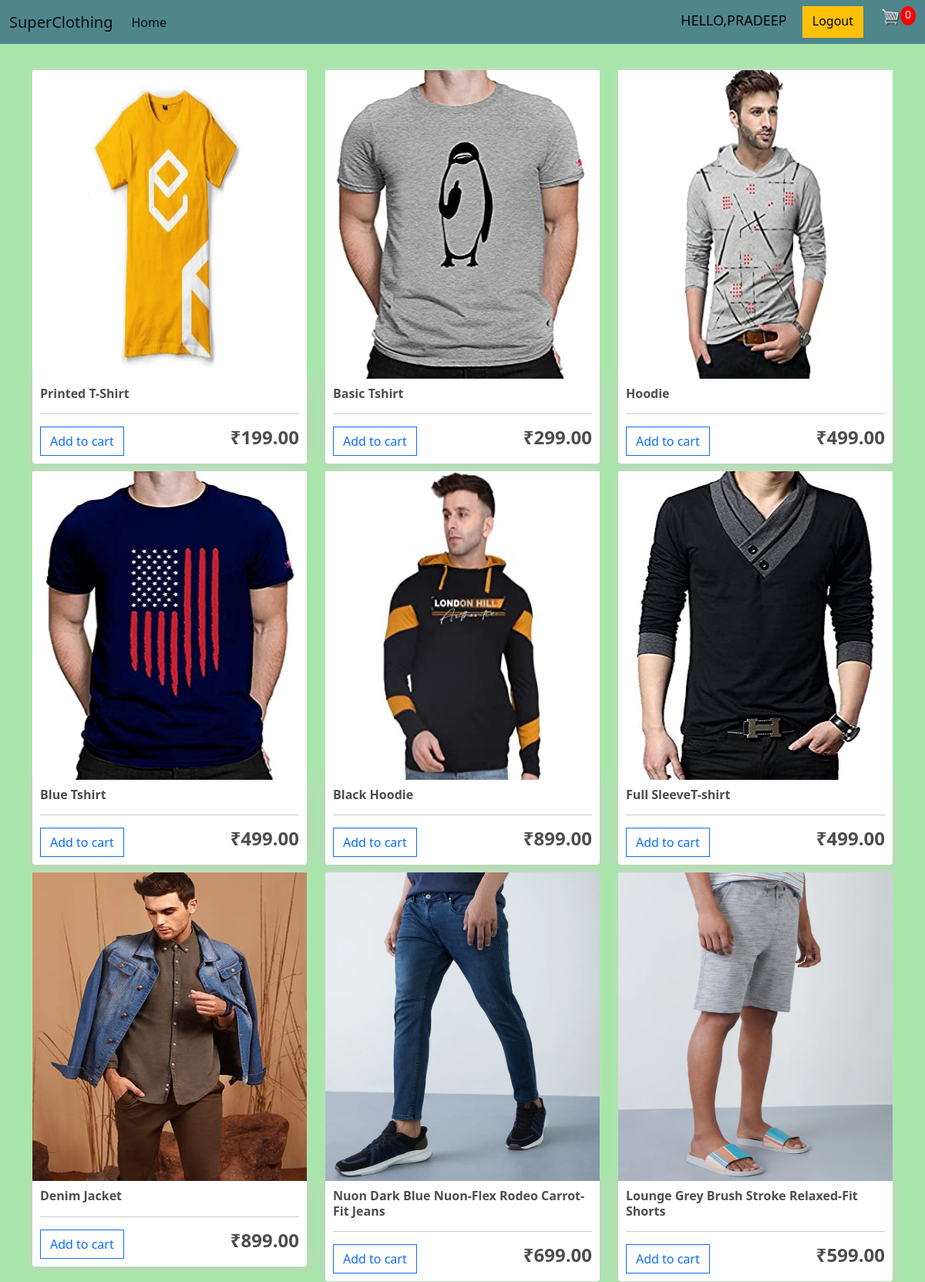
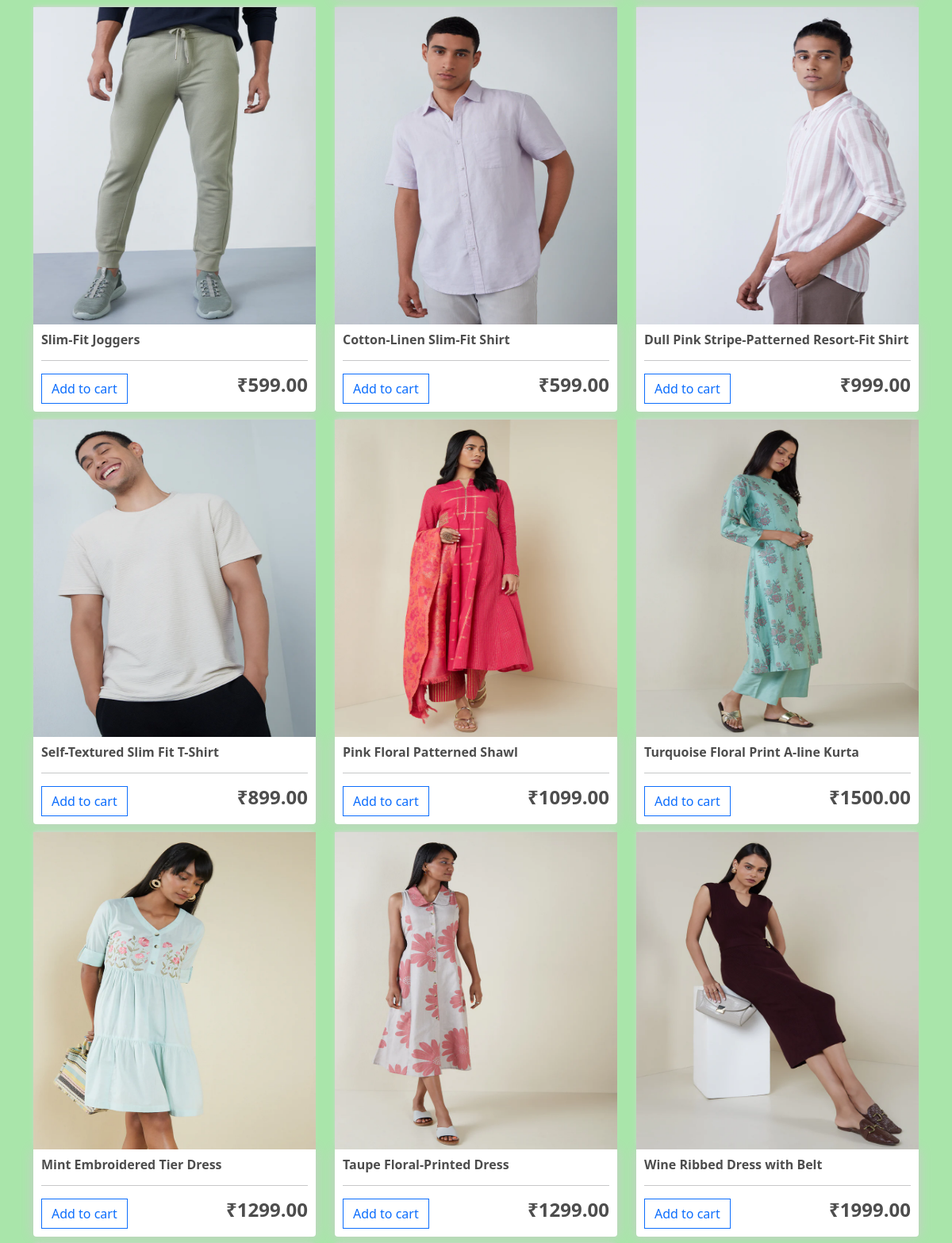
The app's page / (signed in, upper part) with its own data (2 pictures, top to bottom).
### store/models.py (models this page shows, shortened)
class Product(models.Model):
    name = models.CharField(max_length=200,null=True)
    price = models.FloatField()
    digital = models.BooleanField(default=False,null=True,blank=True)
    image = models.ImageField(null=True,blank=True)
    @property
    def imageURL(self):
        try:
            url = self.image.url
        except:
            url = ''
        return url

### store/views.py (the view)
# urls.py: path('', include('store.urls')),
def store(request):
    data = cartData(request)
    cartItems = data['cartItems']
    products = Product.objects.all()
    context={'products':products,'cartItems':cartItems}
    return render(request,'store/store.html',context)

### store/models.py (called while the page is built)
    @property
    def get_cart_items(self):
        orderitems = self.orderitem_set.all()
        total = sum([item.quantity for item in orderitems])
        return total

### store/utils.py (called while the page is built)
def cartData(request):
    if request.user.is_authenticated:
        customer = request.user.customer
        order, created = Order.objects.get_or_create(customer=customer,complete=False)
        items = order.orderitem_set.all()
        cartItems = order.get_cart_items
    else:
        cookieData = cookieCart(request)
        cartItems = cookieData['cartItems']
        order = cookieData['order']
        items = cookieData['items']
    return {'items':items,'order':order,'cartItems':cartItems}

### store/templates/store/store.html
{% extends 'store/main.html' %}
{% load static %}
{% block content %}
    <div class="row">
        {% for product in products %}
        <div class="col-lg-4">
            <img class="thumbnail"src="{{product.imageURL}}">
            <div class="box-element product">
                <h6><strong>{{product.name}}</strong></h6>
                <hr>
                <button data-product={{product.id}} data-action="add" class="btn btn-outline-primary add-btn update-cart">Add to cart</button>
                <h4 style="display: inline-block; float: right"><strong>&#x20b9;{{product.price|floatformat:2}}</strong></h4>
            </div>
        </div>
        {% endfor %}
    </div>
{% endblock content %}

### store/templates/store/main.html (shortened to what this page needs)
<!DOCTYPE html>
{%load static %}
<html>
<head>
    <link href="https://cdn.jsdelivr.net/npm/bootstrap@5.2.2/dist/css/bootstrap.min.css" rel="stylesheet">
    <link rel="stylesheet" type="text/css" href="{% static 'css/main.css' %}">
</head>
<body>
    <nav class="navbar navbar-expand-lg bg-dark">
        <div class="container-fluid">
          <a class="navbar-brand" href="{% url 'store' %}">SuperClothing</a>
          <div class="collapse navbar-collapse" id="navbarNavDropdown">
            <ul class="navbar-nav me-auto mb-2 mb-lg-0">
              <li class="nav-item">
                <a class="nav-link active" aria-current="page" href="{% url 'store' %}">Home</a>
              </li>
            </ul>
            <div class="d-flex">
              {% if user.is_authenticated %}
               <span id="hello-msg"class="text-uppercase">Hello,{{request.user}} </span>
                <span class="btn-group me-2">
                  <a href="{% url 'logout' %}" class="btn btn-warning">Logout</a>
                </span>
              {%endif%}
                <a href="{% url 'cart' %}">
                    <img  id="cart-icon" src="{% static 'image/cart.png' %}">
                </a>
                <p id="cart-total">{{cartItems}}</p>
            </div>
          </div>
        </div>
      </nav>
    <div class="container">
        <br>
        {% block content %}
        {% endblock content %}
    </div>
</body>
</html>

### static/css/main.css (style rules this page uses)
body { background-color: hsl(121, 54%, 78%); }
h1,h2,h3,h4,h5,h6 { color:hsl(0, 0%, 30%); }
.box-element { box-shadow:hsl(0, 0%, 80%) 0 0 16px; background-color: #fff; border-radius: 4px; padding: 10px; }
.thumbnail { width: 100%; height: 400px; -webkit-box-shadow: -1px -3px 5px -2px rgba(214,214,214,1); -moz-box-shadow: -1px -3px 5px -2px rgba(214,214,214,1); box-shadow: -1px -3px 5px -2px rgba(214,214,214,1); }
.product { border-radius: 0 0 4px 4px; }
.bg-dark { background-color: #4f868c!important; }
#cart-icon { width:25px; display: inline-block; margin-left: 15px; }
#cart-total { display: block; text-align: center; color:#fff; background-color: red; width: 20px; height: 25px; border-radius: 50%; font-size: 14px; }
.col-lg-4, .col-lg-6, .col-lg-8, .col-lg-12,.col-lg-5 { margin-top: 10px; }
.btn { border-radius: 0; }

### store/templates/store/main.html (style rules this page uses)
#hello-msg { font-size:18px; color: black; margin-right: 20px; padding-top: 5px; }

### records on screen
Product: imageURL (picture), name "Printed T-Shirt", price "199.00"
Product: imageURL (picture), name "Basic Tshirt", price "299.00"
Product: imageURL (picture), name "Hoodie", price "499.00"
Product: imageURL (picture), name "Blue Tshirt", price "499.00"
Product: imageURL (picture), name "Black Hoodie", price "899.00"
Product: imageURL (picture), name "Full SleeveT-shirt", price "499.00"
Product: imageURL (picture), name "Denim Jacket", price "899.00"
Product: imageURL (picture), name "Nuon Dark Blue Nuon-Flex Rodeo Carrot-Fit Jeans", price "699.00"
Product: imageURL (picture), name "Lounge Grey Brush Stroke Relaxed-Fit Shorts", price "599.00"
Product: imageURL (picture), name "Slim-Fit Joggers", price "599.00"
Product: imageURL (picture), name "Cotton-Linen Slim-Fit Shirt", price "599.00"
Product: imageURL (picture), name "Dull Pink Stripe-Patterned Resort-Fit Shirt", price "999.00"
Product: imageURL (picture), name "Self-Textured Slim Fit T-Shirt", price "899.00"
Product: imageURL (picture), name "Pink Floral Patterned Shawl", price "1099.00"
Product: imageURL (picture), name "Turquoise Floral Print A-line Kurta", price "1500.00"
Product: imageURL (picture), name "Mint Embroidered Tier Dress", price "1299.00"
Product: imageURL (picture), name "Taupe Floral-Printed Dress", price "1299.00"
Product: imageURL (picture), name "Wine Ribbed Dress with Belt", price "1999.00"

### other values on screen
{{ request.user }} "PRADEEP"
{{ cartItems }} "0"
